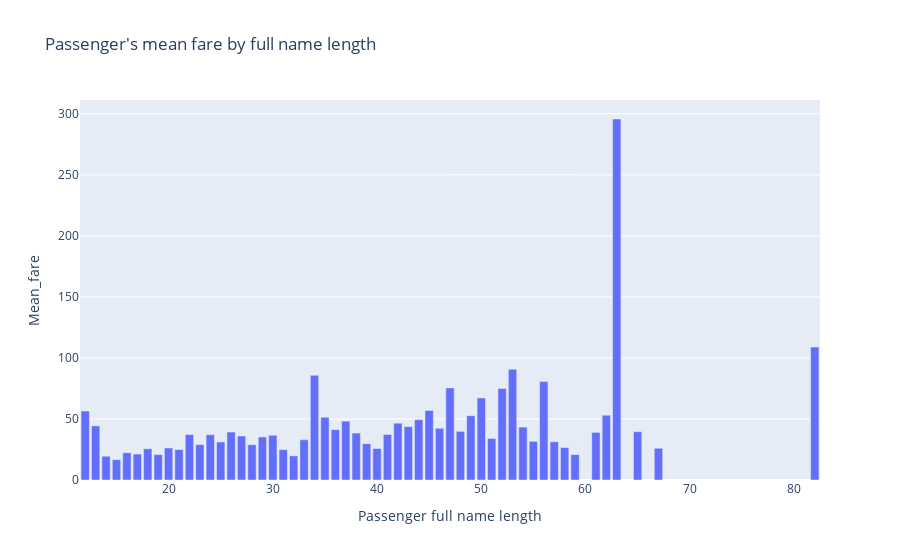

Notebook code cell kept with this figure:
### Markdown cell above
### 4.4 Bar chart
#### 4.1.1 Подсчет средней цены билета
```python
sorted_by_name_length = dataframe.groupby('Name_length')['Fare'].mean().reset_index()
```

### Code cell
def bar_chart(dataframe: pd.DataFrame):
    dataframe['Name_length'] = dataframe['Name'].str.len()
    sorted_by_name_length = dataframe.groupby('Name_length')['Fare'].mean().reset_index()
    sorted_by_name_length = sorted_by_name_length.rename(columns={'Fare': 'Mean_fare'})

    graph = px.bar(sorted_by_name_length, x='Name_length', y='Mean_fare',
                labels={'Name_length':'Passenger full name length'},
                title="Passenger's mean fare by full name length")
    graph.show()

bar_chart(dataframe)

### Figure 1 — Plotly figure (JSON) as saved in the notebook; plotly's stock layout.template omitted (floating-point values rounded to 4 significant figures)
{"data": [{"hovertemplate": "Passenger full name length=%{x}<br>Mean_fare=%{y}<extra></extra>", "legendgroup": "", "marker": {"color": "#636efa", "pattern": {"shape": ""}}, "name": "", "orientation": "v", "showlegend": false, "textposition": "auto", "type": "bar", "x": [12, 13, 14, 15, 16, 17, 18, 19, 20, 21, 22, 23, 24, 25, 26, 27, 28, 29, 30, 31, 32, 33, 34, 35, 36, 37, 38, 39, 40, 41, 42, 43, 44, 45, 46, 47, 48, 49, 50, 51, 52, 53, 54, 55, 56, 57, 58, 59, 61, 62, 63, 65, 67, 82], "xaxis": "x", "y": [56.5, 44.35, 19.46, 16.69, 22.35, 21.23, 25.55, 20.81, 26.28, 24.94, 37.24, 28.99, 37.1, 31.18, 39.28, 36.04, 28.91, 35.28, 36.64, 24.82, 19.77, 32.98, 85.79, 51.42, 41.26, 48.24, 38.46, 29.74, 25.79, 37.24, 46.55, 43.74, 49.42, 56.98, 42.37, 75.47, 39.85, 52.64, 67.22, 33.99, 75.02, 90.66, 43.33, 31.68, 80.67, 31.33, 26.55, 20.81, 39.0, 53.1, 295.8, 39.6, 26.0, 108.9], "yaxis": "y"}], "layout": {"barmode": "relative", "legend": {"tracegroupgap": 0}, "title": {"text": "Passenger's mean fare by full name length"}, "xaxis": {"anchor": "y", "domain": [0, 1], "title": {"text": "Passenger full name length"}}, "yaxis": {"anchor": "x", "domain": [0, 1], "title": {"text": "Mean_fare"}}}}
